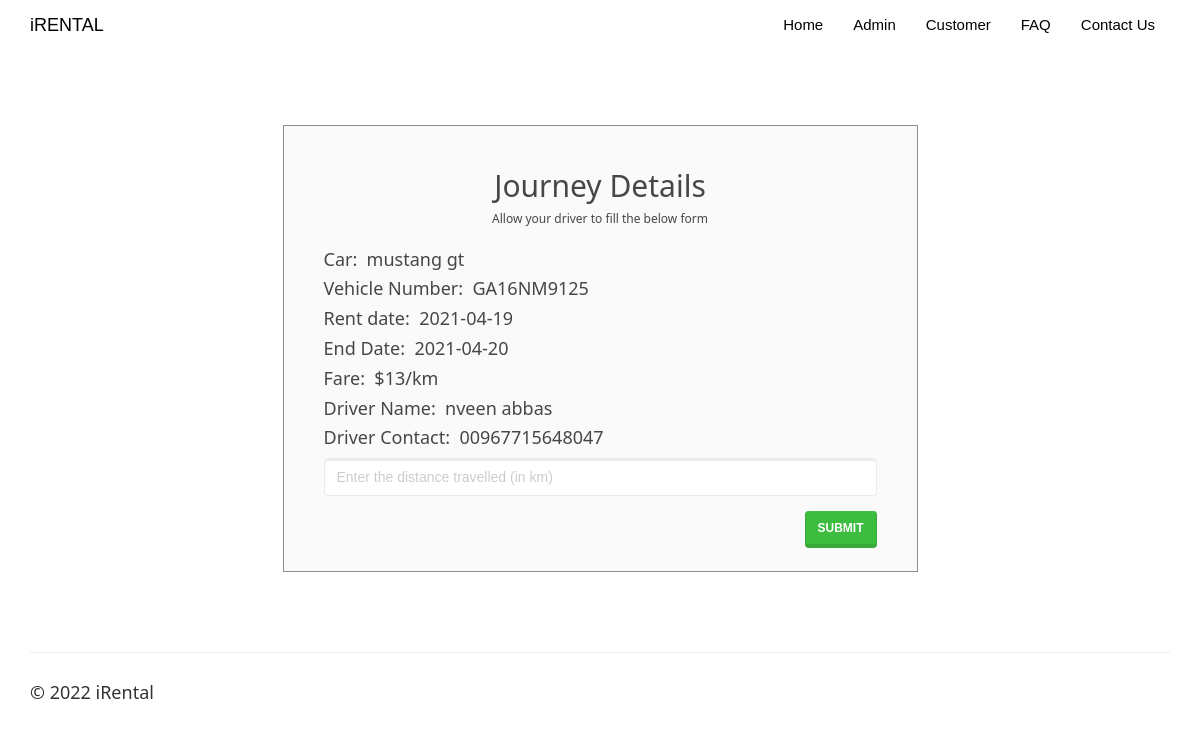
Page /returncar.php?id=574681247 on the committed database.
### tables this page shows
CREATE TABLE `rentedcars` (
  `id` int(100) NOT NULL,
  `customer_username` varchar(50) NOT NULL,
  `car_id` int(20) NOT NULL,
  `driver_id` int(20) NOT NULL,
  `booking_date` date NOT NULL,
  `rent_start_date` date NOT NULL,
  `rent_end_date` date NOT NULL,
  `car_return_date` date DEFAULT NULL,
  `fare` double NOT NULL,
  `charge_type` varchar(25) NOT NULL DEFAULT 'days',
  `distance` double DEFAULT NULL,
  `no_of_days` int(50) DEFAULT NULL,
  `total_amount` double DEFAULT NULL,
  `return_status` varchar(10) NOT NULL
);

CREATE TABLE `cars` (
  `car_id` int(20) NOT NULL,
  `car_name` varchar(50) NOT NULL,
  `car_nameplate` varchar(50) NOT NULL,
  `car_img` varchar(50) DEFAULT 'NA',
  `ac_price` float NOT NULL,
  `non_ac_price` float NOT NULL,
  `ac_price_per_day` float NOT NULL,
  `non_ac_price_per_day` float NOT NULL,
  `car_availability` varchar(10) NOT NULL
);

CREATE TABLE `driver` (
  `driver_id` int(20) NOT NULL,
  `driver_name` varchar(50) NOT NULL,
  `dl_number` varchar(50) NOT NULL,
  `driver_phone` varchar(15) NOT NULL,
  `driver_address` varchar(50) NOT NULL,
  `driver_gender` varchar(10) NOT NULL,
  `client_username` varchar(50) NOT NULL,
  `driver_availability` varchar(10) NOT NULL
);

### returncar.php (the view, shortened to what this page needs)
<!DOCTYPE html>
<html>
<?php
$conn = Connect();
?>
<head>
<link rel="stylesheet" href="assets/bootstrap/css/bootstrap.min.css">
<link rel="stylesheet" href="assets/fonts/font-awesome.min.css">
    <link rel="stylesheet" href="assets/w3css/w3.css">
<link rel="stylesheet" type="text/css" href="assets/css/customerlogin.css">
<link rel="stylesheet" type="text/css" media="screen" href="assets/css/clientpage.css" />
</head>
<body id="page-top" data-spy="scroll" data-target=".navbar-fixed-top">
    <nav class="navbar navbar-custom navbar-fixed-top" role="navigation" style="color: black">
        <div class="container">
            <div class="navbar-header">
                <a class="navbar-brand page-scroll" href="index.php">
                   iRENTAL </a>
            </div>
            <?php
                if(isset($_SESSION['login_client'])){
            ?>
            <div class="collapse navbar-collapse navbar-right navbar-main-collapse">
                <ul class="nav navbar-nav">
                    <li>
                        <a href="index.php">Home</a>
                    </li>
                    <li>
                        <a href="#"><span class="glyphicon glyphicon-user"></span> Welcome <?php echo $_SESSION['login_client']; ?></a>
                    </li>
                    <li>
                    <ul class="nav navbar-nav navbar-right">
            <li><a href="#" class="dropdown-toggle active" data-toggle="dropdown" role="button" aria-haspopup="true" aria-expanded="false"><span class="glyphicon glyphicon-user"></span> Control Panel <span class="caret"></span> </a>
                <ul class="dropdown-menu">
              <li> <a href="entercar.php">Add Car</a></li>
              <li> <a href="enterdriver.php"> Add Driver</a></li>
              <li> <a href="clientview.php">View</a></li>
            </ul>
            </li>
          </ul>
                    </li>
                    <li>
                        <a href="logout.php"><span class="glyphicon glyphicon-log-out"></span> Logout</a>
                    </li>
                </ul>
            </div>
            <?php
            }
                else {
            ?>
            <div class="collapse navbar-collapse navbar-right navbar-main-collapse">
                <ul class="nav navbar-nav">
                    <li>
                        <a href="index.php">Home</a>
                    </li>
                    <li>
                                    <a href="clientlogin.php">Admin</a>
                                </li>
                    <li>
                        <a href="customerlogin.php">Customer</a>
                    </li>
                    <li>
                        <a href="faq/index1.php"> FAQ </a>
                    </li>
                    <li>
                                    <a href="about.php"> Contact Us </a>
                                </li>
                </ul>
            </div>
                <?php   }
                ?>
        </div>
    </nav>
<?php
function dateDiff($start, $end) {
    $start_ts = strtotime($start);
    $end_ts = strtotime($end);
    $diff = $end_ts - $start_ts;
    return round($diff / 86400);
}
 $id = $_GET["id"];
 $sql1 = "SELECT c.car_name, c.car_nameplate, rc.rent_start_date, rc.rent_end_date, rc.fare, rc.charge_type, d.driver_name, d.driver_phone
 FROM rentedcars rc, cars c, driver d
 WHERE id = '$id' AND c.car_id=rc.car_id AND d.driver_id = rc.driver_id";
 $result1 = $conn->query($sql1);
 if (mysqli_num_rows($result1) > 0) {
    while($row = mysqli_fetch_assoc($result1)) {
        $car_name = $row["car_name"];
        $car_nameplate = $row["car_nameplate"];
        $driver_name = $row["driver_name"];
        $driver_phone = $row["driver_phone"];
        $rent_start_date = $row["rent_start_date"];
        $rent_end_date = $row["rent_end_date"];
        $fare = $row["fare"];
        $charge_type = $row["charge_type"];
        $no_of_days = dateDiff("$rent_start_date", "$rent_end_date");
    }
}
?>
    <div class="container" style="margin-top: 65px;" >
    <div class="col-md-7" style="float: none; margin: 0 auto;">
      <div class="form-area">
        <form role="form" action="printbill.php?id=<?php echo $id ?>" method="POST">
        <br style="clear: both">
          <h3 style="margin-bottom: 5px; text-align: center; font-size: 30px;"> Journey Details </h3>
          <h6 style="margin-bottom: 25px; text-align: center; font-size: 12px;"> Allow your driver to fill the below form </h6>
           <h5> Car:&nbsp;  <?php echo($car_name);?></h5>
           <h5> Vehicle Number:&nbsp;  <?php echo($car_nameplate);?></h5>
           <h5> Rent date:&nbsp;  <?php echo($rent_start_date);?></h5>
           <h5> End Date:&nbsp;  <?php echo($rent_end_date);?></h5>
           <h5> Fare:&nbsp;  $<?php
            if($charge_type == "days"){
                    echo ($fare . "/day");
                } else {
                    echo ($fare . "/km");
                }
            ?>
            </h5>
           <h5> Driver Name:&nbsp;  <?php echo($driver_name);?></h5>
           <h5> Driver Contact:&nbsp;  <?php echo($driver_phone);?></h5>
          <?php if($charge_type == "km") { ?>
          <div class="form-group">
            <input type="text" class="form-control" id="distance_or_days" name="distance_or_days" placeholder="Enter the distance travelled (in km)" required="" autofocus>
          </div>
          <?php }  else { ?>
            <h5> Number of Day(s):&nbsp;  <?php echo($no_of_days);?></h5>
            <input type="hidden" name="distance_or_days" value="<?php echo $no_of_days; ?>">
          <?php } ?>
           <input type="submit" name="submit" value="submit" class="btn btn-success pull-right">
        </form>
      </div>
    </div>
    </div>
</body>
<footer class="site-footer">
        <div class="container">
            <hr>
            <div class="row">
                <div class="col-sm-6">
                    <h5>© 2022 iRental</h5>
                </div>
            </div>
        </div>
    </footer>
</html>

### assets/w3css/w3.css (style rules this page uses)
*,*:before,*:after { box-sizing:inherit }
html { -ms-text-size-adjust:100%;-webkit-text-size-adjust:100% }
body { margin:0;; }
article,aside,details,figcaption,figure,footer,header,main,menu,nav,section,summary { display:block }
a { background-color:transparent;-webkit-text-decoration-skip:objects }
hr { box-sizing:content-box;height:0;overflow:visible }
button,input,select,textarea { font:inherit;margin:0 }
button,input { overflow:visible }
button,html [type=button],[type=reset],[type=submit] { -webkit-appearance:button }
html,body { font-family:Verdana,sans-serif;font-size:15px;line-height:1.5 }
html { overflow-x:hidden }
h3 { font-size:24px }
h5 { font-size:18px }
h6 { font-size:16px }
h1,h2,h3,h4,h5,h6 { font-family:"Segoe UI",Arial,sans-serif;font-weight:400;margin:10px 0 }
hr { border:0;border-top:1px solid #eee;margin:20px 0 }
a { color:inherit }

### rows in the picture
rentedcars: car.car_name "mustang gt", car.car_nameplate "GA16NM9125", rent_start_date "2021-04-19", rent_end_date "2021-04-20", fare "13", driver.driver_name "nveen abbas", driver.driver_phone "00967715648047"
